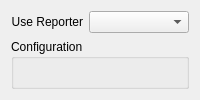
     <widget class="QWidget" name="tab_Reporters">
      <attribute name="icon">
       <iconset resource="Newsroom.qrc">
        <normaloff>:/images/Reporter.png</normaloff>:/images/Reporter.png</iconset>
      </attribute>
      <attribute name="title">
       <string>Reporters</string>
      </attribute>
      <layout class="QVBoxLayout" name="verticalLayout_10">
       <item>
        <layout class="QHBoxLayout" name="horizontalLayout_6">
         <item>
          <widget class="QLabel" name="label_9">
           <property name="sizePolicy">
            <sizepolicy hsizetype="Maximum" vsizetype="Preferred">
             <horstretch>0</horstretch>
             <verstretch>0</verstretch>
            </sizepolicy>
           </property>
           <property name="minimumSize">
            <size>
             <width>0</width>
             <height>0</height>
            </size>
           </property>
           <property name="maximumSize">
            <size>
             <width>16777215</width>
             <height>16777215</height>
            </size>
           </property>
           <property name="text">
            <string>Use Reporter</string>
           </property>
           <property name="alignment">
            <set>Qt::AlignRight|Qt::AlignTrailing|Qt::AlignVCenter</set>
           </property>
          </widget>
         </item>
         <item>
          <widget class="QComboBox" name="combo_AvailableReporters"/>
         </item>
        </layout>
       </item>
       <item>
        <widget class="QGroupBox" name="group_ReporterConfig">
         <property name="sizePolicy">
          <sizepolicy hsizetype="Expanding" vsizetype="Expanding">
           <horstretch>0</horstretch>
           <verstretch>0</verstretch>
          </sizepolicy>
         </property>
         <property name="title">
          <string>Configuration</string>
         </property>
        </widget>
       </item>
      </layout>
     </widget>
